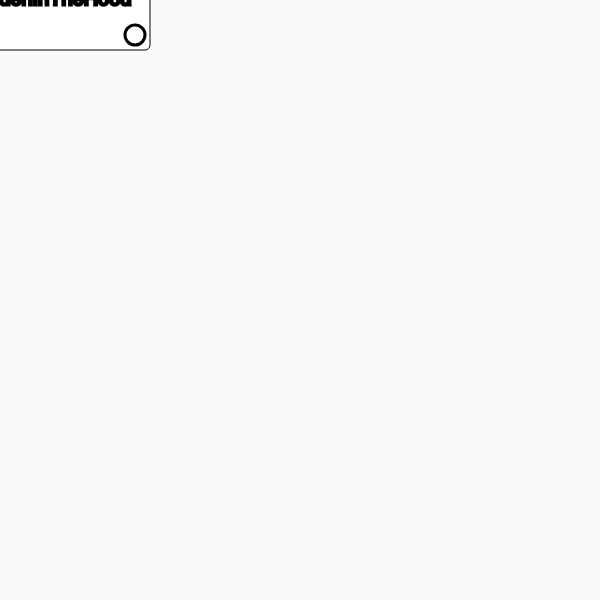
Frame 1 (no input)
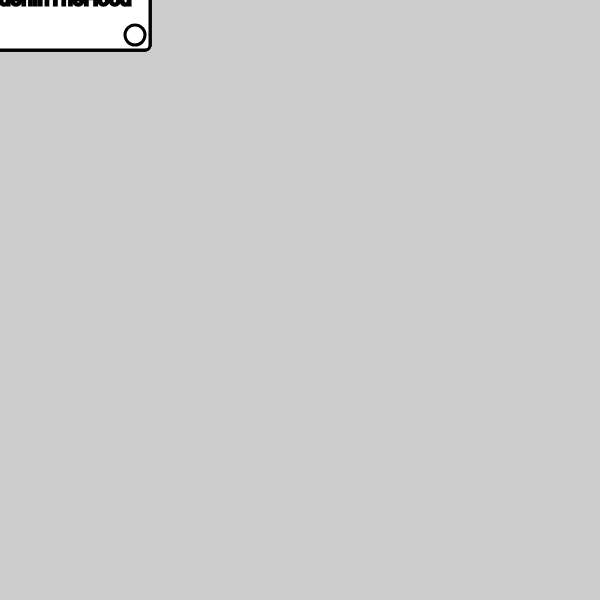
Frame 60 (no input)
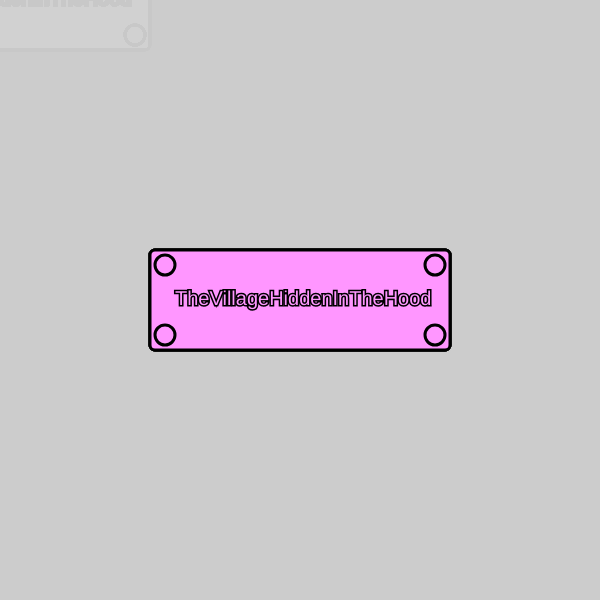
Frame 120 (the mouse pressed at the canvas centre since frame 60)

The p5.js sketch that drew these frames (run headless with seeded random() and noise() and a simulated clock; from frame 60 on, the mouse is pressed at the canvas centre):

// p5.js sketch
// ── sketch.js
function setup() { 
  	createCanvas(600, 600);
  	rectMode(CENTER);
} 
function draw() { 
    var rectW = 300;
    var rectH = 100;
    var rectRadi = 5;
    var ellipseS = 20;
    var ellipsePosX = 135;
    var ellipsePosY = 35;
    var str1 = "TheVillageHiddenInTheHood";
    var str1PosX = 125;
    var str1PosY = 5;
	background(200, 25);
    
	rect(mouseX, mouseY, rectW,rectH, rectRadi);
   
    stroke("black");
    strokeWeight(3);
    textSize(20);
    text("TheVillageHiddenInTheHood", mouseX-str1PosX, mouseY+str1PosY);
	//Top Ellipeses
    ellipse(mouseX - ellipsePosX, mouseY - ellipsePosY, ellipseS);
    ellipse(mouseX + ellipsePosX, mouseY - ellipsePosY, ellipseS);
    //Bottom Ellipeses
    ellipse(mouseX - ellipsePosX, mouseY + ellipsePosY, ellipseS);
    ellipse(mouseX + ellipsePosX, mouseY + ellipsePosY, ellipseS);
	
}

function mousePressed(){
    
    fill(
        mouseX,   //red
        mouseX/2, //green
        mouseY,   //blue
    )
}
